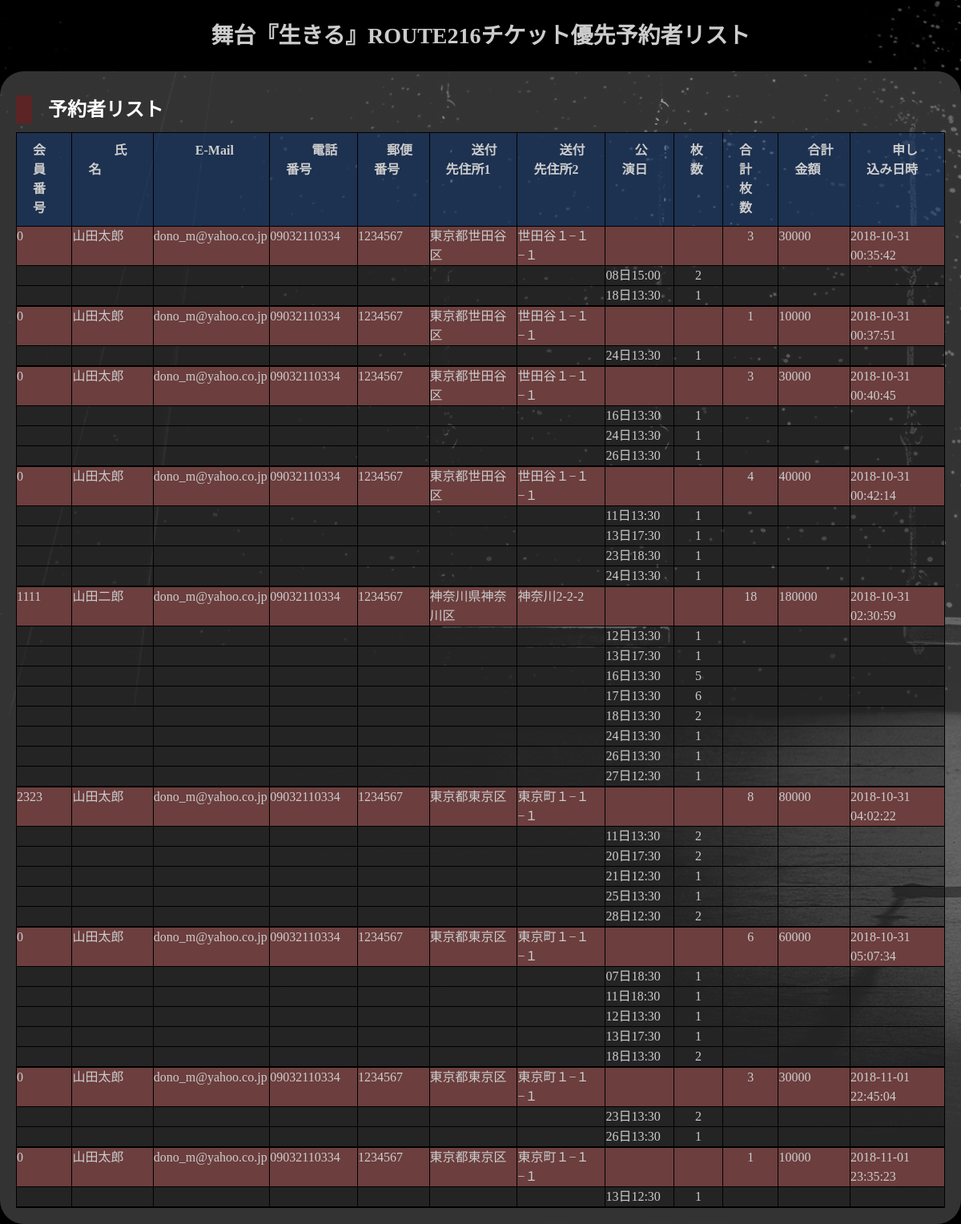
Screenshot of /ikiru_result.php (signed in) with the database file from the repository.
### tables this page shows
CREATE TABLE IF NOT EXISTS `gs_route_ikiru` (
`id` int(12) NOT NULL,
  `idnum` int(64) NOT NULL,
  `name` varchar(64) NOT NULL,
  `email` varchar(128) NOT NULL,
  `tel` varchar(64) NOT NULL,
  `zip` varchar(7) NOT NULL,
  `add1` varchar(256) NOT NULL,
  `add2` varchar(256) NOT NULL,
  `13_1230` int(3) DEFAULT NULL,
  `14_1230` int(3) DEFAULT NULL,
  `11_1330` int(3) DEFAULT NULL,
  `12_1330` int(3) DEFAULT NULL,
  `16_1330` int(3) DEFAULT NULL,
  `17_1330` int(3) DEFAULT NULL,
  `18_1330` int(3) DEFAULT NULL,
  `08_1500` int(3) DEFAULT NULL,
  `09_1500` int(3) DEFAULT NULL,
  `13_1730` int(3) DEFAULT NULL,
  `07_1830` int(3) DEFAULT NULL,
  `11_1830` int(3) DEFAULT NULL,
  `16_1830` int(3) DEFAULT NULL,
  `18_1830` int(3) DEFAULT NULL,
  `20_1230` int(3) DEFAULT NULL,
  `21_1230` int(3) DEFAULT NULL,
  `27_1230` int(3) DEFAULT NULL,
  `28_1230` int(3) DEFAULT NULL,
  `19_1330` int(3) DEFAULT NULL,
  `23_1330` int(3) DEFAULT NULL,
  `24_1330` int(3) DEFAULT NULL,
  `25_1330` int(3) DEFAULT NULL,
  `26_1330` int(3) DEFAULT NULL,
  `20_1730` int(3) DEFAULT NULL,
  `27_1730` int(3) DEFAULT NULL,
  `23_1830` int(3) DEFAULT NULL,
  `25_1830` int(3) DEFAULT NULL,
  `ttlcnt` int(3) NOT NULL,
  `ttlchrg` int(10) NOT NULL,
  `datetime` datetime NOT NULL
);

### ikiru_result.php (the view, shortened to what this page needs)
<?php
$pdo = db_con();
$stmt = $pdo->prepare("SELECT * FROM gs_route_ikiru");
$status = $stmt->execute();
$view="";
if($status==false) {
    sqlError($stmt);
}else{
    while( $result = $stmt->fetch(PDO::FETCH_ASSOC)){
    $view.="<tr class='tktr'><td>".$result["idnum"]."</td><td>".$result["name"]."</td><td>".$result["email"]."</td><td>".$result["tel"]."</td><td>".$result["zip"]."</td><td>".$result["add1"]."</td><td>".$result["add2"]."</td>";
    $view.="<td> </td><td> </td><td class='text-center'>".$result["ttlcnt"]."</td><td>".$result["ttlchrg"]."</td><td>".$result["datetime"]."</td></tr><tr><td> </td><td> </td><td> </td><td> </td><td> </td><td> </td><td> </td>";
if($result["07_1830"]!=="0"){
    $view.="<td>07日18:30</td><td class='text-center'>".$result["07_1830"]."</td><td> </td><td> </td></tr> <tr><td> </td><td> </td><td> </td><td> </td><td> </td><td> </td><td> </td>";}
if($result["08_1500"]!=="0"){
    $view.="<td>08日15:00</td><td class='text-center'>".$result["08_1500"]."</td><td> </td><td> </td></tr> <tr><td> </td><td> </td><td> </td><td> </td><td> </td><td> </td><td> </td>";}
if($result["11_1330"]!=="0"){
    $view.="<td>11日13:30</td><td class='text-center'>".$result["11_1330"]."</td><td> </td><td> </td></tr> <tr><td> </td><td> </td><td> </td><td> </td><td> </td><td> </td><td> </td>";}
if($result["11_1830"]!=="0"){
    $view.="<td>11日18:30</td><td class='text-center'>".$result["11_1830"]."</td><td> </td><td> </td></tr> <tr><td> </td><td> </td><td> </td><td> </td><td> </td><td> </td><td> </td>";}
if($result["12_1330"]!=="0"){
    $view.="<td>12日13:30</td><td class='text-center'>".$result["12_1330"]."</td><td> </td><td> </td></tr> <tr><td> </td><td> </td><td> </td><td> </td><td> </td><td> </td><td> </td>";}
if($result["13_1230"]!=="0"){
    $view.="<td>13日12:30</td><td class='text-center'>".$result["13_1230"]."</td><td> </td><td> </td></tr> <tr><td> </td><td> </td><td> </td><td> </td><td> </td><td> </td><td> </td>";}
if($result["13_1730"]!=="0"){
    $view.="<td>13日17:30</td><td class='text-center'>".$result["13_1730"]."</td><td> </td><td> </td></tr> <tr><td> </td><td> </td><td> </td><td> </td><td> </td><td> </td><td> </td>";}
if($result["16_1330"]!=="0"){
    $view.="<td>16日13:30</td><td class='text-center'>".$result["16_1330"]."</td><td> </td><td> </td></tr> <tr><td> </td><td> </td><td> </td><td> </td><td> </td><td> </td><td> </td>";}
if($result["17_1330"]!=="0"){
    $view.="<td>17日13:30</td><td class='text-center'>".$result["17_1330"]."</td><td> </td><td> </td></tr> <tr><td> </td><td> </td><td> </td><td> </td><td> </td><td> </td><td> </td>";}
if($result["18_1330"]!=="0"){
    $view.="<td>18日13:30</td><td class='text-center'>".$result["18_1330"]."</td><td> </td><td> </td></tr> <tr><td> </td><td> </td><td> </td><td> </td><td> </td><td> </td><td> </td>";}
if($result["20_1730"]!=="0"){
    $view.="<td>20日17:30</td><td class='text-center'>".$result["20_1730"]."</td><td> </td><td> </td></tr> <tr><td> </td><td> </td><td> </td><td> </td><td> </td><td> </td><td> </td>";}
if($result["21_1230"]!=="0"){
    $view.="<td>21日12:30</td><td class='text-center'>".$result["21_1230"]."</td><td> </td><td> </td></tr> <tr><td> </td><td> </td><td> </td><td> </td><td> </td><td> </td><td> </td>";}
if($result["23_1330"]!=="0"){
    $view.="<td>23日13:30</td><td class='text-center'>".$result["23_1330"]."</td><td> </td><td> </td></tr> <tr><td> </td><td> </td><td> </td><td> </td><td> </td><td> </td><td> </td>";}
if($result["23_1830"]!=="0"){
    $view.="<td>23日18:30</td><td class='text-center'>".$result["23_1830"]."</td><td> </td><td> </td></tr> <tr><td> </td><td> </td><td> </td><td> </td><td> </td><td> </td><td> </td>";}
if($result["24_1330"]!=="0"){
    $view.="<td>24日13:30</td><td class='text-center'>".$result["24_1330"]."</td><td> </td><td> </td></tr> <tr><td> </td><td> </td><td> </td><td> </td><td> </td><td> </td><td> </td>";}
if($result["25_1330"]!=="0"){
    $view.="<td>25日13:30</td><td class='text-center'>".$result["25_1330"]."</td><td> </td><td> </td></tr> <tr><td> </td><td> </td><td> </td><td> </td><td> </td><td> </td><td> </td>";}
if($result["26_1330"]!=="0"){
    $view.="<td>26日13:30</td><td class='text-center'>".$result["26_1330"]."</td><td> </td><td> </td></tr> <tr><td> </td><td> </td><td> </td><td> </td><td> </td><td> </td><td> </td>";}
if($result["27_1230"]!=="0"){
    $view.="<td>27日12:30</td><td class='text-center'>".$result["27_1230"]."</td><td> </td><td> </td></tr> <tr><td> </td><td> </td><td> </td><td> </td><td> </td><td> </td><td> </td>";}
if($result["28_1230"]!=="0"){
    $view.="<td>28日12:30</td><td class='text-center'>".$result["28_1230"]."</td><td> </td><td> </td></tr> <tr><td> </td><td> </td><td> </td><td> </td><td> </td><td> </td><td> </td>";}
    }
}
?>
<!DOCTYPE html>
<html lang="ja">
<head>
    <link rel="stylesheet" href="css/reset.css" type="text/css">
    <link rel="stylesheet" href="css/style.css" type="text/css">
</head>
<body>
<div class="body">
    <header>
        <div class="head_title_L">
            <p class="stage_title">舞台『生きる』ROUTE216チケット優先予約者リスト</p>
        </div>
    </header>
<div class="result_outer">
    <div class="form">
                <div class="title-outer"><div class="block-red"></div><h2 class="block-title">予約者リスト</h2></div>
                <table  class="pdd1020 font-m bgbk" id="table_re">
                <tr class="pdd1020">
                    <th class="tb-left pdd1020">会員番号</th>
                    <th class="tb-left pdd1020">　　氏名　　</th>
                    <th class="tb-left pdd1020">　　E-Mail　　</th>
                    <th class="tb-left pdd1020">　　電話番号　　</th>
                    <th class="tb-left pdd1020">　郵便番号　</th>
                    <th class="tb-left pdd1020">　　送付先住所1　　</th>
                    <th class="tb-left pdd1020">　　送付先住所2　　</th>
                    <th class="tb-left pdd1020">　公演日　</th>
                    <th class="tb-left pdd1020">枚数</th>
                    <th class="tb-left pdd1020">合計枚数</th>
                    <th class="tb-left pdd1020">　合計金額　</th>
                    <th class="tb-left pdd1020">　　申し込み日時　　</th>
                </tr>
                <?=$view?>
                </table>
    </div>
</div>
</div>
</body>
</html>

### css/style.css (style rules this page uses)
html { font-size: 62.5%; line-height: 1.5; color:#fff; }
header { width: 960px; margin: auto; background-color: #000; }
.head_title_L { padding: 15px 0; }
.stage_title { color: #ccc; font-weight: bold; font-size: 2.8rem; line-height: 1.75; text-align: center; padding:5px 0; font-family: "游明朝", YuMincho; }
.font-m { font-size: 1.6rem; }
.text-center { text-align: center; }
.form { font-size: 1.6rem; display: inline-block; text-align: left; margin: 20px; }
.title-outer { display: flex; margin: 10px 0; }
.block-red { width: 20px; height: 35px; background-color: rgba(185, 0, 0, 0.3); margin: 0 20px 0 0; }
.block-title { color: #fff; }
table,td,tr,th { border: #000 1px solid; color: #ccc; }
.pdd1020 { padding: 10px 20px; }
table { width: 900px; }
.tb-left { background-color: rgba(0, 102, 255, 0.2); font-weight: bold; }
.result_outer { border: 0px solid rgb(25, 0, 255); background-color:rgba(255, 255, 255, 0.2); width: auto; margin: auto; text-align: center; border-radius: 30px; }
#table_re { width: auto; }
.tktr { background-color: rgb(108, 62, 62); }
.bgbk { background-color: rgba(0, 0, 0, 0.3); }
body { background-color: #000; background-image: url(../img/mainbkg2.jpg); background-size: cover; background-attachment: fixed; font-family: "游ゴシック体 Medium",Yu Gothic !important; }

### rows the page displays
gs_route_ikiru: idnum "0", name "山田太郎", email "dono_m@yahoo.co.jp", tel "09032110334", zip "1234567", add1 "東京都世田谷区", add2 "世田谷１−１−１", ttlcnt "3", ttlchrg "30000", datetime "2018-10-31 00:35:42", 08_1500 "2", 18_1330 "1"
gs_route_ikiru: idnum "0", name "山田太郎", email "dono_m@yahoo.co.jp", tel "09032110334", zip "1234567", add1 "東京都世田谷区", add2 "世田谷１−１−１", ttlcnt "1", ttlchrg "10000", datetime "2018-10-31 00:37:51", 24_1330 "1"
gs_route_ikiru: idnum "0", name "山田太郎", email "dono_m@yahoo.co.jp", tel "09032110334", zip "1234567", add1 "東京都世田谷区", add2 "世田谷１−１−１", ttlcnt "3", ttlchrg "30000", datetime "2018-10-31 00:40:45", 16_1330 "1", 24_1330 "1", 26_1330 "1"
gs_route_ikiru: idnum "0", name "山田太郎", email "dono_m@yahoo.co.jp", tel "09032110334", zip "1234567", add1 "東京都世田谷区", add2 "世田谷１−１−１", ttlcnt "4", ttlchrg "40000", datetime "2018-10-31 00:42:14", 11_1330 "1", 13_1730 "1", 23_1830 "1", 24_1330 "1"
gs_route_ikiru: idnum "1111", name "山田二郎", email "dono_m@yahoo.co.jp", tel "09032110334", zip "1234567", add1 "神奈川県神奈川区", add2 "神奈川2-2-2", ttlcnt "18", ttlchrg "180000", datetime "2018-10-31 02:30:59", 12_1330 "1", 13_1730 "1", 16_1330 "5", 17_1330 "6", 18_1330 "2", 24_1330 "1", 26_1330 "1", 27_1230 "1"
gs_route_ikiru: idnum "2323", name "山田太郎", email "dono_m@yahoo.co.jp", tel "09032110334", zip "1234567", add1 "東京都東京区", add2 "東京町１−１−１", ttlcnt "8", ttlchrg "80000", datetime "2018-10-31 04:02:22", 11_1330 "2", 20_1730 "2", 21_1230 "1", 25_1330 "1", 28_1230 "2"
gs_route_ikiru: idnum "0", name "山田太郎", email "dono_m@yahoo.co.jp", tel "09032110334", zip "1234567", add1 "東京都東京区", add2 "東京町１−１−１", ttlcnt "6", ttlchrg "60000", datetime "2018-10-31 05:07:34", 07_1830 "1", 11_1830 "1", 12_1330 "1", 13_1730 "1", 18_1330 "2"
gs_route_ikiru: idnum "0", name "山田太郎", email "dono_m@yahoo.co.jp", tel "09032110334", zip "1234567", add1 "東京都東京区", add2 "東京町１−１−１", ttlcnt "3", ttlchrg "30000", datetime "2018-11-01 22:45:04", 23_1330 "2", 26_1330 "1"
gs_route_ikiru: idnum "0", name "山田太郎", email "dono_m@yahoo.co.jp", tel "09032110334", zip "1234567", add1 "東京都東京区", add2 "東京町１−１−１", ttlcnt "1", ttlchrg "10000", datetime "2018-11-01 23:35:23", 13_1230 "1"
